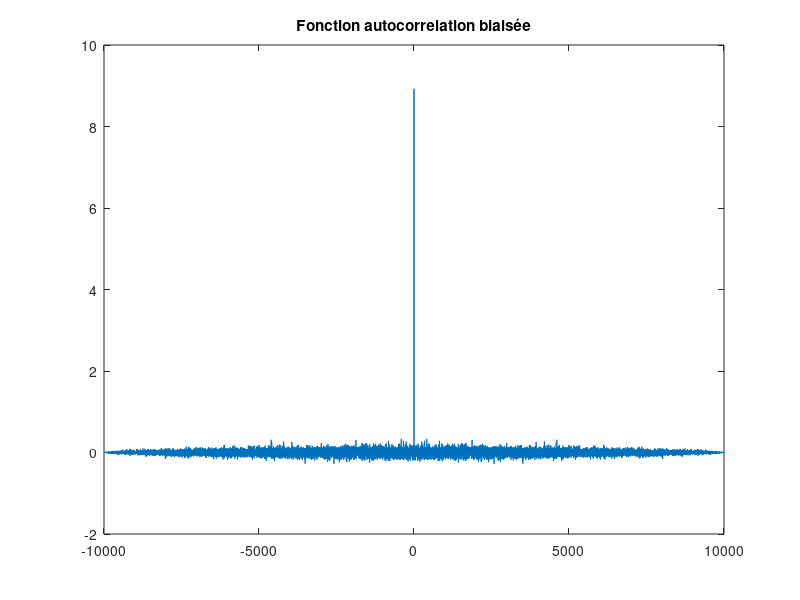
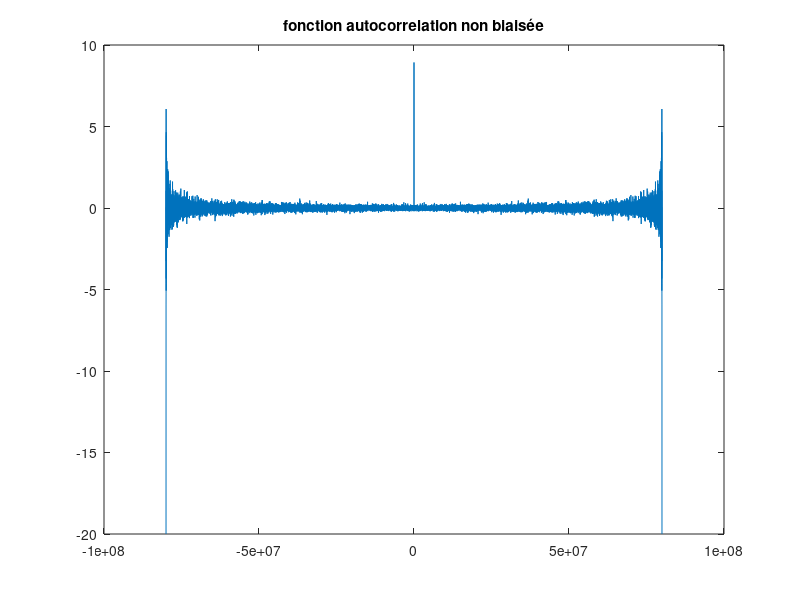

Source code (MATLAB) for these figures, in order: (Note: this script raises an error after producing the figures.)
%% Projet TS224
%% Initialisation
clc
clear
close all
%% Constantes
n=10000;
Fe=8000;
time_axis=0:1/Fe:(1/Fe)*n-1/Fe;
freq_axis=-Fe*n+Fe:Fe:Fe*n-Fe;
m=2; % parametre pour le lissage de daniell

%% 2.2 - Préambule

variance=3; % sigma
bruit = variance*randn(1,n);

% Fonction d'autocorrelation theorique
R_bruit=cat(2,zeros(1,n-1),ones(1,1));
R_bruit=cat(2,R_bruit,zeros(1,n-1))*variance^2;

% Calcul de la fonction d'autocorrélation
[c_biased, lags] = xcorr(bruit,'biased');
window=[zeros(1,ceil(length(c_biased)/4)),hamming(floor(length(c_biased)/2))',zeros(1,ceil(length(c_biased)/4))];
correlogram=abs(fft(window.*c_biased));
figure,
plot(lags,c_biased);
title("Fonction autocorrelation biaisée");

[c_unbiased, lags] = xcorr(bruit,'unbiased');
figure,plot(freq_axis,c_unbiased)

title("fonction autocorrelation non biaisée");

% Calcul du spectre de puissance
DSP_bruit_WK = fftshift(abs(fft(c_biased))); % avec le theoreme de wiener-khintchine 
DPS_bruit_Welsh= Mon_Welch(bruit,n/100,Fe,n/100-1);% avec periodogramme welsh
DPS_bruit_Barlett= Mon_Barlett(bruit ,n/100,Fe);
DPS_bruit_Daniell= Mon_Daniell(DPS_bruit_Welsh,m);

freq_axis_periodo=linspace(-Fe/2,Fe/2,length(DPS_bruit_Welsh));
figure,hold on
plot(freq_axis_periodo,DPS_bruit_Welsh,LineWidth=2);
plot(freq_axis_periodo,DPS_bruit_Barlett,LineWidth=2);
plot(freq_axis_periodo,DPS_bruit_Daniell,LineWidth=2);
plot(freq_axis_periodo,(variance^2)*ones(1,length(DPS_bruit_Welsh)));
title("DPS du bruit")
legend('Periodogramme de Welsh','Periodogramme de Barlett','Periodogramme de Daniell');

% changement de la taille de l'axe de freq
figure,hold on


plot(freq_axis,DSP_bruit_WK)
plot(freq_axis,correlogram)
plot(freq_axis,ones(1,length(DSP_bruit_WK))*variance^2,LineWidth=2)
title("Comparaison entre la dsp theorique et pratique")
legend('DSP avec WK','correlogramme','theorique')


